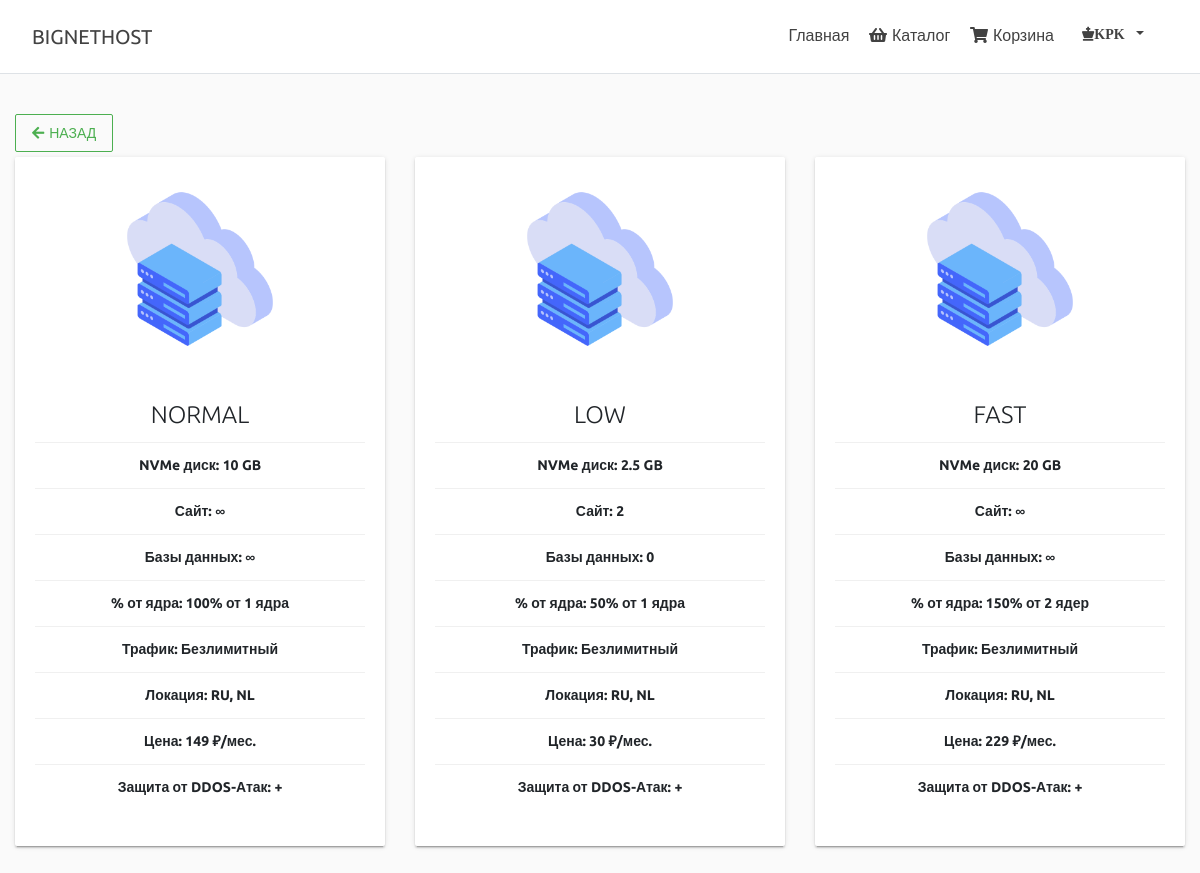
/catalog/category/1/ (signed in), run on the app's committed database.
### mainapp/models.py (models this page shows, shortened)
class Hosting(models.Model):
    category = models.ForeignKey(Category,
                                 on_delete=models.CASCADE)
    name = models.CharField('Название тарифа', max_length=128)
    desc = models.TextField('Описание тарифа', blank=True)
    prise = models.IntegerField('Цена', default=0)
    disk = models.CharField('Дисковое пространство', max_length=128)
    site = models.CharField('Сайты', max_length=128, blank=True)
    db = models.CharField('База Данных', max_length=128, blank=True)
    cpu = models.CharField('Нагрузка на цп', max_length=128)
    ram = models.CharField('Оперативная память', max_length=128, blank=True)
    traffic = models.CharField('Трафик', max_length=128)
    location = models.CharField('Локация', max_length=128)
    ddos = models.CharField('Защита от ДДОС', max_length=128)
    is_active = models.BooleanField('Активный тариф')
    image = models.ImageField('Картинка', upload_to='img', height_field=None, width_field=None, max_length=100,
                              null=True)
    class Meta:
        verbose_name = 'хостинг'
        verbose_name_plural = 'хостинги'

### mainapp/views.py (the view)
# urls.py: path('catalog/category/<int:pk>/', mainapp.catalog_page, name='catalog_page'),
def catalog_page(request, pk):
    web = Hosting.objects.filter(category_id=pk)
    context = {
        'page_title': 'страница услуг',
        'web': web,
    }
    return render(request, 'mainapp/catalog_page.html', context)

### mainapp/templates/mainapp/catalog_page.html (shortened to what this page needs)
{% extends 'mainapp/base.html' %}
{% load static %}
{% block content %}
    <div class="container-fluid">
        <br>
        <a href="/catalog">
            <button class="btn btn-outline-success"><i class="fas fa-arrow-left"></i>Назад</button>
        </a>
        <br>
        <div class="card-deck">
            {% for item in web %}
                <div class="card">
                    <img class="card-img-top" src="{{ item.image.url }}" alt="Card image cap">
                    <div class="card-body text-center">
                        <h3 class="card-title text-center">{{ item.name }}</h3>
                        <table class="table">
                            <tbody>
                            <tr class="text-center">
                                <th>NVMe диск: {{ item.disk }}</th>
                            </tr>
                            <tr class="text-center">
                                <th>Сайт: {{ item.site }}</th>
                            </tr>
                            <tr class="text-center">
                                <th>Базы данных: {{ item.db }}</th>
                            </tr>
                            <tr class="text-center">
                                <th>% от ядра: {{ item.cpu }}</th>
                            </tr>
                            <tr class="text-center">
                                <th>Трафик: {{ item.traffic }}</th>
                            </tr>
                            <tr class="text-center">
                                <th>Локация: {{ item.location }}</th>
                            </tr>
                            <tr class="text-center">
                                <th>Цена: {{ item.prise }} &#8381;/мес.</th>
                            </tr>
                            <tr class="text-center">
                                <th>Защита от DDOS-Атак: {{ item.ddos }}</th>
                            </tr>
                            </tbody>
                        </table>
                    </div>
                </div>
            {% endfor %}
        </div>
        <br>
    </div>
{% endblock %}

### mainapp/templates/mainapp/base.html (shortened to what this page needs)
{% load static %}
<!DOCTYPE html>
<html lang="ru">
<head>
    <link rel="stylesheet" href="{% static 'css/bootstrap-material-design.min.css' %}">
    <link rel="stylesheet" href="https://use.fontawesome.com/releases/v5.15.1/css/all.css"
>
    <link rel="stylesheet" href="{% static 'css/main.css' %}">
</head>
<body>
<div class="d-flex flex-column flex-md-row align-items-center p-3 px-md-4 mb-3 bg-white border-bottom box-shadow">
    <h5 class="my-0 mr-md-auto font-weight-normal"><a class="p-2 text-dark" href="/">BIGNETHOST</a></h5>
    <nav class="my-2 my-md-0 mr-md-3">
        <a class="p-2 text-dark" href="{% url 'main:index' %}">Главная</a>
        <a class="p-2 text-dark" href="{% url 'main:catalog' %}"><i class="fas fa-shopping-basket"></i>Каталог</a>
        <a class="p-2 text-dark" href="{% url 'basket' %}"><i class="fas fa-shopping-cart"></i>Корзина</a>
        {% if user.is_authenticated %}
            <button class="btn btn-secondary dropdown-toggle text-dark" type="button" id="dropdownMenuButton"
                    data-toggle="dropdown" aria-haspopup="true" aria-expanded="false">
                {% if user.is_superuser %}
                    <i class="fa fa-chess-king">{{ user.username }}</i>
                {% else %}
                    <i class="fa fa-user">{{ user.username }}</i>
                {% endif %}
            </button>
        {% else %}
            <a class="p-2 text-dark" href="{% url 'auth:login' %}"><i class="fas fa-sign-in-alt"></i>Войти</a>
            <a class="p-2 text-dark" href="{% url 'auth:register' %}"><i
                    class="fas fa-user-check"></i>Регистрация</a>
        {% endif %}
    </nav>
</div>
{% block content %}
{% endblock %}
<br>
</body>
</html>

### static/css/main.css (style rules this page uses)
* { font-family: 'Ubuntu', sans-serif; }
i { padding-right: 5px; }
.card { margin-left: 3%; }
.card-img-top { width: 10rem; align-self: center; }
img { margin: 2rem; display: flex; flex-flow: column wrap; justify-content: flex-start; align-items: flex-start; }

### data on the page
Hosting: image (picture), name "NORMAL", disk "10 GB", site "∞", db "∞", cpu "100% от 1 ядра", traffic "Безлимитный", location "RU, NL", prise "149", ddos "+"
Hosting: image (picture), name "LOW", disk "2.5 GB", site "2", db "0", cpu "50% от 1 ядра", traffic "Безлимитный", location "RU, NL", prise "30", ddos "+"
Hosting: image (picture), name "FAST", disk "20 GB", site "∞", db "∞", cpu "150% от 2 ядер", traffic "Безлимитный", location "RU, NL", prise "229", ddos "+"

### other printed values
{{ user.username }} "KPK"
